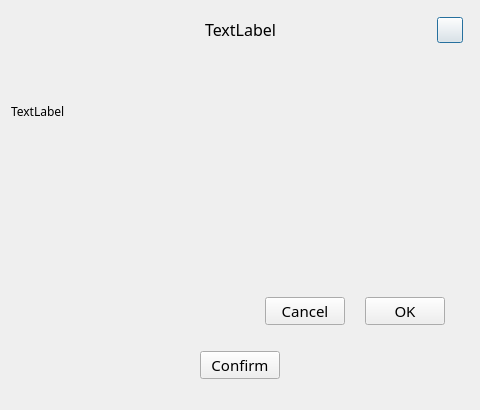
<?xml version="1.0" encoding="UTF-8"?>
<ui version="4.0">
 <class>CommonDialog</class>
 <widget class="QDialog" name="CommonDialog">
  <property name="geometry">
   <rect>
    <x>0</x>
    <y>0</y>
    <width>480</width>
    <height>410</height>
   </rect>
  </property>
  <property name="font">
   <font>
    <family>Microsoft YaHei</family>
   </font>
  </property>
  <property name="windowTitle">
   <string>Dialog</string>
  </property>
  <layout class="QHBoxLayout" name="dialogHLayout">
   <item>
    <widget class="QWidget" name="centralWidget" native="true">
     <layout class="QVBoxLayout" name="verticalLayout_2" stretch="0,1">
      <property name="leftMargin">
       <number>0</number>
      </property>
      <property name="topMargin">
       <number>0</number>
      </property>
      <property name="rightMargin">
       <number>0</number>
      </property>
      <property name="bottomMargin">
       <number>0</number>
      </property>
      <item>
       <widget class="QWidget" name="title" native="true">
        <property name="minimumSize">
         <size>
          <width>0</width>
          <height>36</height>
         </size>
        </property>
        <property name="maximumSize">
         <size>
          <width>16777215</width>
          <height>36</height>
         </size>
        </property>
        <layout class="QHBoxLayout" name="titleHLayout">
         <property name="spacing">
          <number>0</number>
         </property>
         <property name="leftMargin">
          <number>32</number>
         </property>
         <property name="topMargin">
          <number>6</number>
         </property>
         <property name="rightMargin">
          <number>6</number>
         </property>
         <property name="bottomMargin">
          <number>6</number>
         </property>
         <item>
          <spacer name="horizontalSpacer_2">
           <property name="orientation">
            <enum>Qt::Horizontal</enum>
           </property>
           <property name="sizeHint" stdset="0">
            <size>
             <width>146</width>
             <height>20</height>
            </size>
           </property>
          </spacer>
         </item>
         <item>
          <widget class="QLabel" name="titleName">
           <property name="font">
            <font>
             <pointsize>12</pointsize>
             <weight>50</weight>
             <bold>false</bold>
            </font>
           </property>
           <property name="text">
            <string>TextLabel</string>
           </property>
          </widget>
         </item>
         <item>
          <spacer name="horizontalSpacer_3">
           <property name="orientation">
            <enum>Qt::Horizontal</enum>
           </property>
           <property name="sizeHint" stdset="0">
            <size>
             <width>146</width>
             <height>20</height>
            </size>
           </property>
          </spacer>
         </item>
         <item>
          <widget class="QPushButton" name="closeButton">
           <property name="minimumSize">
            <size>
             <width>26</width>
             <height>26</height>
            </size>
           </property>
           <property name="maximumSize">
            <size>
             <width>26</width>
             <height>26</height>
            </size>
           </property>
          </widget>
         </item>
        </layout>
       </widget>
      </item>
      <item>
       <layout class="QVBoxLayout" name="verticalLayout">
        <item>
         <widget class="QLabel" name="text">
          <property name="text">
           <string>TextLabel</string>
          </property>
         </widget>
        </item>
        <item>
         <widget class="QWidget" name="content" native="true"/>
        </item>
        <item>
         <layout class="QHBoxLayout" name="buttonHLayout">
          <property name="spacing">
           <number>20</number>
          </property>
          <property name="rightMargin">
           <number>24</number>
          </property>
          <property name="bottomMargin">
           <number>20</number>
          </property>
          <item>
           <spacer name="horizontalSpacer">
            <property name="orientation">
             <enum>Qt::Horizontal</enum>
            </property>
            <property name="sizeHint" stdset="0">
             <size>
              <width>40</width>
              <height>20</height>
             </size>
            </property>
           </spacer>
          </item>
          <item>
           <widget class="QPushButton" name="cancelButton">
            <property name="minimumSize">
             <size>
              <width>80</width>
              <height>28</height>
             </size>
            </property>
            <property name="maximumSize">
             <size>
              <width>80</width>
              <height>28</height>
             </size>
            </property>
            <property name="font">
             <font>
              <pointsize>11</pointsize>
             </font>
            </property>
            <property name="text">
             <string>Cancel</string>
            </property>
           </widget>
          </item>
          <item>
           <widget class="QPushButton" name="okButton">
            <property name="minimumSize">
             <size>
              <width>80</width>
              <height>28</height>
             </size>
            </property>
            <property name="maximumSize">
             <size>
              <width>80</width>
              <height>28</height>
             </size>
            </property>
            <property name="font">
             <font>
              <pointsize>11</pointsize>
             </font>
            </property>
            <property name="text">
             <string>OK</string>
            </property>
           </widget>
          </item>
         </layout>
        </item>
        <item>
         <layout class="QHBoxLayout" name="horizontalLayout">
          <property name="bottomMargin">
           <number>20</number>
          </property>
          <item>
           <spacer name="horizontalSpacer_4">
            <property name="orientation">
             <enum>Qt::Horizontal</enum>
            </property>
            <property name="sizeHint" stdset="0">
             <size>
              <width>40</width>
              <height>20</height>
             </size>
            </property>
           </spacer>
          </item>
          <item>
           <widget class="QPushButton" name="ok2">
            <property name="minimumSize">
             <size>
              <width>80</width>
              <height>28</height>
             </size>
            </property>
            <property name="maximumSize">
             <size>
              <width>80</width>
              <height>28</height>
             </size>
            </property>
            <property name="font">
             <font>
              <pointsize>11</pointsize>
             </font>
            </property>
            <property name="text">
             <string>Confirm</string>
            </property>
           </widget>
          </item>
          <item>
           <spacer name="horizontalSpacer_5">
            <property name="orientation">
             <enum>Qt::Horizontal</enum>
            </property>
            <property name="sizeHint" stdset="0">
             <size>
              <width>40</width>
              <height>20</height>
             </size>
            </property>
           </spacer>
          </item>
         </layout>
        </item>
       </layout>
      </item>
     </layout>
    </widget>
   </item>
  </layout>
 </widget>
 <resources/>
 <connections/>
</ui>
